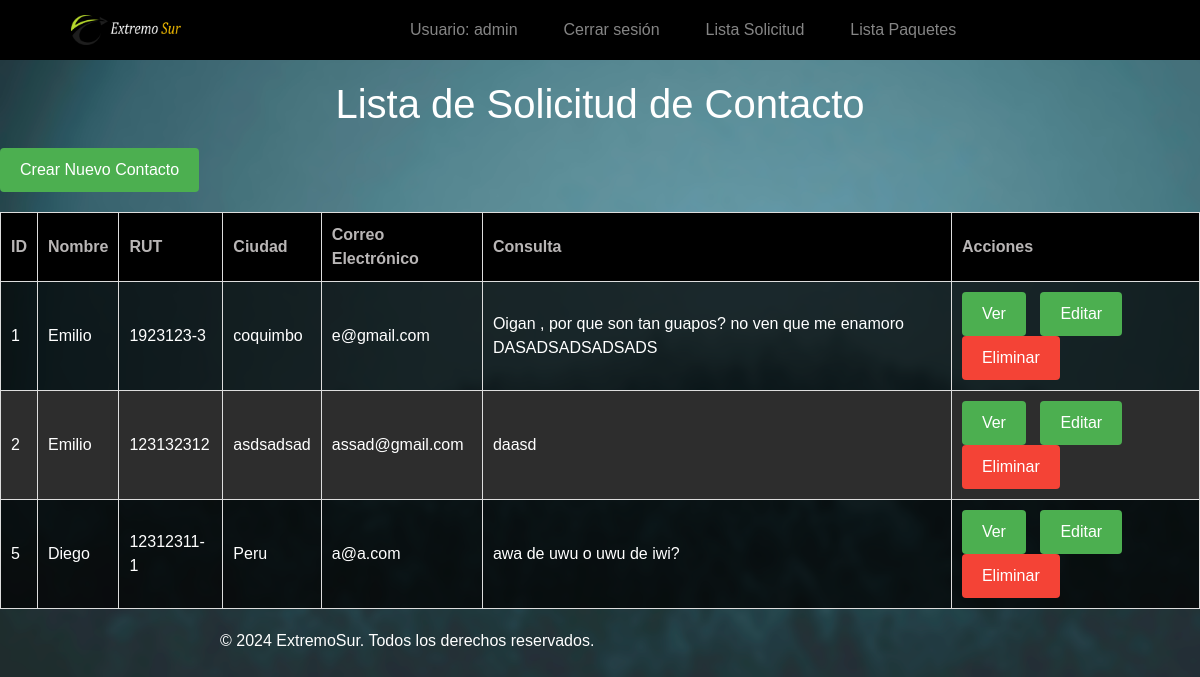
Screenshot of /contactos/ (signed in) with the database file from the repository.
### gestionviajes/models.py (models this page shows, shortened)
class FormularioContacto(models.Model):
    nombre = models.CharField(max_length=100)
    rut = models.CharField(max_length=12)
    ciudad = models.CharField(max_length=100)
    correo_electronico = models.EmailField()
    consulta = models.TextField()

### gestionviajes/views.py (the view)
# urls.py: path('contactos/', views.contacto_list, name='contacto_list'),
@staff_member_required
def contacto_list(request):
    contactos = FormularioContacto.objects.all()
    return render(request, 'contacto_list.html', {'contactos': contactos})

### gestionviajes/context_processors.py (called while the page is built)
def search_form(request):
    return {'buscar_form': BuscarPaqueteForm()}

### gestionviajes/templates/contacto_list.html (shortened to what this page needs)
{% extends 'base.html' %}
{% load static %}
{% block content %}
<!DOCTYPE html>
<html>
<head>
    <link rel="stylesheet" type="text/css" href="{% static 'styles.css' %}">
</head>
<body>
    <h1>Lista de Solicitud de Contacto</h1>
    <a href="{% url 'contacto_create' %}" class="btn btn-success">Crear Nuevo Contacto</a>
    <table>
        <thead>
            <tr>
                <th>ID</th>
                <th>Nombre</th>
                <th>RUT</th>
                <th>Ciudad</th>
                <th>Correo Electrónico</th>
                <th>Consulta</th>
                <th>Acciones</th>
            </tr>
        </thead>
        <tbody>
            {% for contacto in contactos %}
            <tr>
                <td>{{ contacto.id }}</td>
                <td>{{ contacto.nombre }}</td>
                <td>{{ contacto.rut }}</td>
                <td>{{ contacto.ciudad }}</td>
                <td>{{ contacto.correo_electronico }}</td>
                <td>{{ contacto.consulta }}</td>
                <td>
                    <a href="{% url 'contacto_detail' contacto.id %}" class="btn btn-primary">Ver</a>
                    <a href="{% url 'contacto_update' contacto.id %}" class="btn btn-warning">Editar</a>
                    <a href="{% url 'contacto_delete' contacto.id %}" class="btn btn-danger">Eliminar</a>
                </td>
            </tr>
            {% endfor %}
        </tbody>
    </table>
</body>
</html>
{% endblock %}

### gestionviajes/templates/base.html (shortened to what this page needs)
<!DOCTYPE html>
<html lang="es">
<head>
    {% load static %}
    <link rel="stylesheet" href="https://cdn.jsdelivr.net/npm/bootstrap@4.6.2/dist/css/bootstrap.min.css"
>
    <link rel="stylesheet" href="{% static 'css/styles.css' %}" />
    <link rel="stylesheet" href="https://cdnjs.cloudflare.com/ajax/libs/font-awesome/5.15.4/css/all.min.css">
</head>
<body>
    <header>
        <nav class="navbar navbar-expand-lg">
            <div class="container-fluid">
              <a class="navbar-brand" href="{% url 'index' %}">
                <img src="{% static 'img/logo_extremo_sur.png' %}" class="d-inline-block align-top" alt="Logo">
              </a>
              <div class="collapse navbar-collapse" id="navbarScroll">
                <ul class="navbar-nav mx-auto">
                  {% if user.is_authenticated %}
                    <li class="nav-item no-hover">
                      <span class="nav-link">Usuario: {{ user.username }}</span>
                    </li>
                  {% endif %}
                  {% if user.is_authenticated %}
                    <li class="nav-item">
                      <a class="nav-link" href="{% url 'logout' %}">Cerrar sesión</a>
                    </li>
                  {% else %}
                    <li class="nav-item">
                      <a class="nav-link" href="{% url 'login' %}">Iniciar sesión</a>
                    </li>
                  {% endif %}
                {% if user.is_staff %}
                <li class="nav-item">
                  <a class="nav-link" href="{% url 'contacto_list' %}"> Lista Solicitud
                  </a>
                </li>
              {% endif %}
              {% if user.is_staff %}
              <li class="nav-item">
                <a class="nav-link" href="{% url 'paquete_list' %}"> Lista Paquetes
                </a>
              </li>
            {% endif %}
                </ul>
              </div>
            </div>
          </nav>
    </header>
    {% block content %}{% endblock %}
    <footer>
        <div class="container">
            <p style="color: white">&copy; 2024 ExtremoSur. Todos los derechos reservados.</p>
        </div>
    </footer>
</body>
</html>

### gestionviajes/static/css/styles.css (style rules this page uses)
body { font-family: 'system-ui', '-apple-system', 'Segoe UI', 'Roboto', 'Helvetica Neue', 'Arial', 'sans-serif'; color: #000000; margin: 0; padding: 0; background-image: url('/static/img/fondo.png'); background-repeat: repeat-y; background-attachment: fixed; background-size: cover; }
.navbar { background-color: #000000; }
.navbar-nav .nav-item { margin: 0 15px; }
.navbar-nav .nav-link { color: #858585; padding: 10px 15px; transition: color 0.3s ease, background-color 0.3s ease; }
.navbar-brand img { max-height: 30px; margin-left: 20px; padding-left: 20px; }
.container { max-width: 800px; margin: 0 auto; padding: 20px; }
table { width: 100%; border-collapse: collapse; margin-top: 20px; font-size: 16px; }
table th, table td { padding: 10px; text-align: left; border: 1px solid #ddd; }
table th { background-color: #000000; color: #b9b6b6; }
table td { background-color: #00000077; }
table a { color: #007bff; text-decoration: none; margin-right: 10px; }
.no-hover .nav-link { pointer-events: none; cursor: default; }

### gestionviajes/templates/contacto_list.html (style rules this page uses)
body { font-family: Arial, sans-serif; background-color: #f2f2f2; color: #ffffff; }
h1 { text-align: center; margin-top: 20px; margin-bottom: 20px; }
table { width: 100%; border-collapse: collapse; margin-top: 20px; background-color: rgba(0, 0, 0, 0.5); }
th, td { padding: 12px; text-align: left; border: 1px solid #ddd; color: #ffffff; }
th { background-color: #333; }
tr:nth-child(even) { background-color: #555; }
.btn { background-color: #4CAF50; color: white; padding: 10px 20px; border: none; cursor: pointer; border-radius: 4px; transition: background-color 0.3s ease; }
.btn-danger { background-color: #f44336; }

### rows the page displays
FormularioContacto: id "1", nombre "Emilio", rut "1923123-3", ciudad "coquimbo", correo_electronico "e@gmail.com", consulta "Oigan , por que son tan guapos? no ven que me enamoro DASADSADSADSADS"
FormularioContacto: id "2", nombre "Emilio", rut "123132312", ciudad "asdsadsad", correo_electronico "assad@gmail.com", consulta "daasd"
FormularioContacto: id "5", nombre "Diego", rut "12312311-1", ciudad "Peru", correo_electronico "a@a.com", consulta "awa de uwu o uwu de iwi?"

### other values shown
{{ user.username }} "admin"
